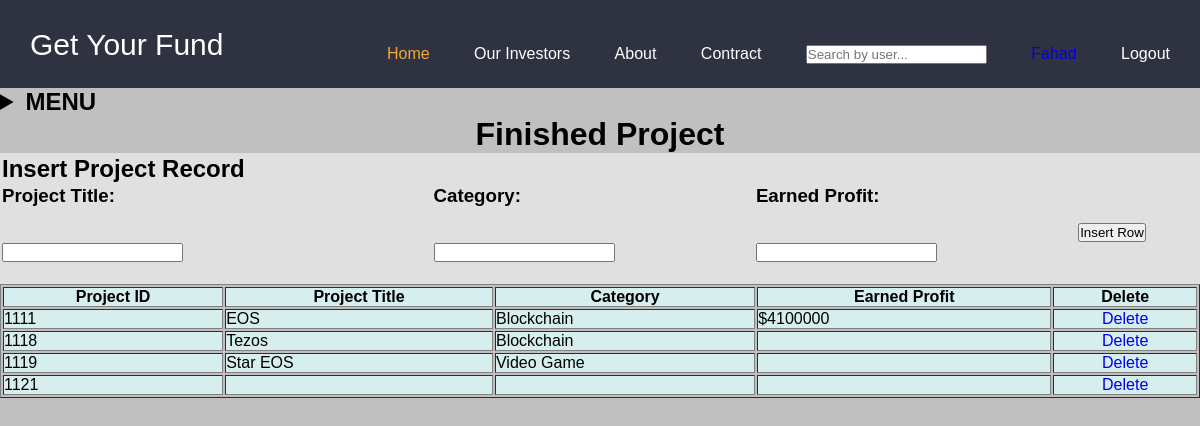
Screenshot of /view/fProject.php (signed in) with the database file from the repository.
### tables this page shows
CREATE TABLE `project` (
  `id` int(255) NOT NULL,
  `Project_Title` varchar(255) NOT NULL,
  `Category` varchar(255) NOT NULL,
  `Start_Date` date NOT NULL,
  `End_Date` date NOT NULL,
  `Earned_Profit` varchar(255) NOT NULL,
  `Loss` varchar(255) NOT NULL
);

### view/fProject.php (the view, shortened to what this page needs)
<?php
    include('../controller/db.php');
    $sql = "SELECT * FROM project";
    $select = mysqli_query($conn, $sql);
?>
<!DOCTYPE html>
<html lang="en">
<head>
</head>
<body style="background-color:Silver;">
<?php
	include('header.php');
?>
<h1 align="center">Finished Project</h1>
<form action="../controller/insert2.php" method="post" onsubmit="return Validation()">
<table  width="100%" style="background-color: #FFFFFF7F" >
		                                 <tr><td><h2>Insert Project Record</td></tr>
                                            <tr><td>
                                                <h3>Project Title: </h3><br><br>
                                                <input type="text" name="title" id="title"><br><br>
                                                </td>
                                                <td>
                                                <h3>Category: </h3><br><br>
                                                <input type="text" name="category" id="category"> <br><br>
</td>
<td>
                                                <h3>Earned Profit: </h3><br><br>
                                                <input type="text" name="e_p" id="e_p"><br><br>
                                                </td>
                                                <td>
                                                <input type="submit" name="submit" value="Insert Row"></h3>
                                            </td>
                                        </table>
</form>
		<table border="1" style="width: 100%;">
<colgroup>
  <col span="6" style="background-color: #D6EEEE">
</colgroup>
<tr>
<th>Project ID</th>
<th>Project Title</th>
<th>Category</th>
<th>Earned Profit</th>
<th>Delete</th>
</tr>
<?php
    while ($data = mysqli_fetch_array($select)) {
?>
      <tr>
    <td><?php echo $data['id']; ?></td>
    <td><?php echo $data['Project_Title']; ?></td>
    <td><?php echo $data['Category']; ?></td>
    <td><?php echo $data['Earned_Profit']; ?></td>
    <td align="center"><a href="../controller/delete.php?id=<?php echo $data['id']; ?>">Delete</a></td>
  </tr>
<?php
}
?>
</table>
</body>
</html>

### view/header.php (style rules this page uses)
:root { --color-1: #2f3240; }
body { font-family: sans-serif; background-color: #e8eef3; }
* { box-sizing: border-box; margin:0; padding:0; }
a { text-decoration: none; }

### rows the page displays
project: id "1111", Project_Title "EOS", Category "Blockchain", Earned_Profit "$4100000"
project: id "1118", Project_Title "Tezos", Category "Blockchain"
project: id "1119", Project_Title "Star EOS", Category "Video Game"
project: id "1121"

### other values shown
$_SESSION['name'] "Fahad"
